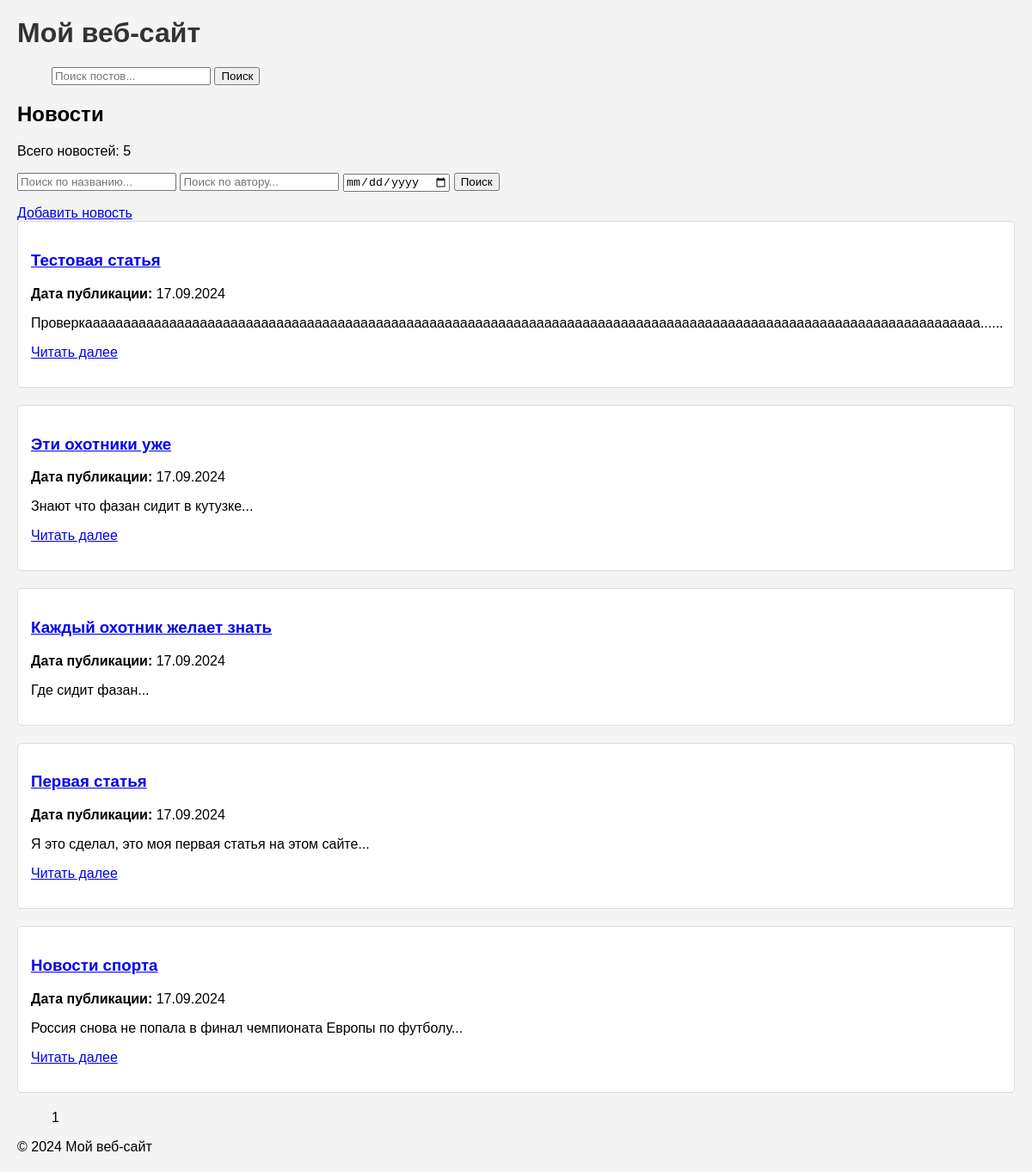
Before: /news/ with the older database file.
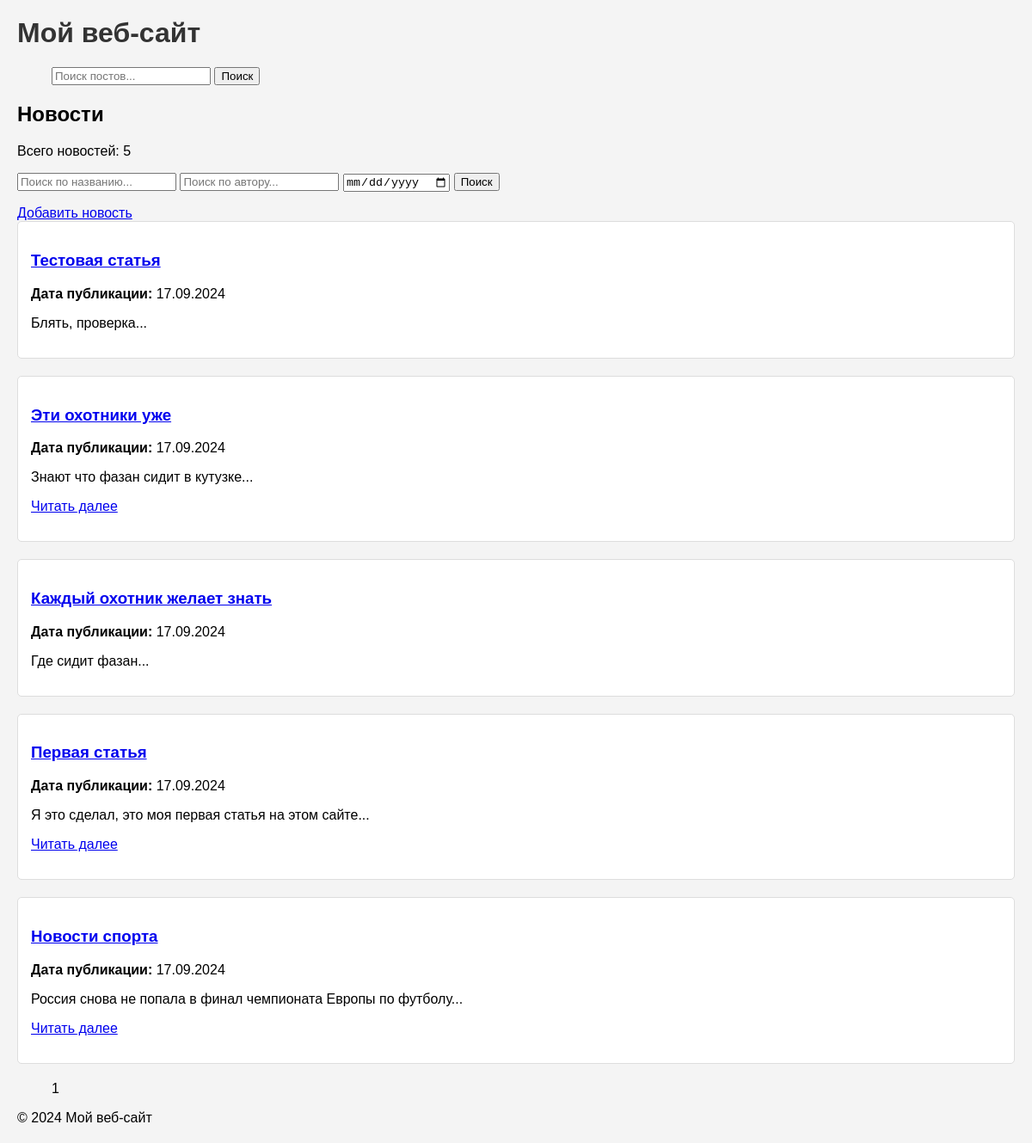
After: the same page with the newer database file.
### news/models.py (models this page shows, shortened)
class Post(models.Model):
    ARTICLE = 'AR'
    NEWS = 'NW'
    POST_TYPE_CHOICES = [
        (ARTICLE, 'Статья'),
        (NEWS, 'Новость'),
    ]
    author = models.ForeignKey(Author, on_delete=models.CASCADE)
    post_type = models.CharField(max_length=2, choices=POST_TYPE_CHOICES)
    created_at = models.DateTimeField(auto_now_add=True)
    categories = models.ManyToManyField(Category, through='PostCategory')
    title = models.CharField(max_length=200)
    content = models.TextField()
    rating = models.FloatField(default=0)
    def preview(self):
        return self.content[:124] + '...' if len(self.content) > 124 else self.content

### news/views.py (the view)
# urls.py: path('', NewsListView.as_view(), name='news_list'), # Общий список новостей
class NewsListView(ListView):
    model = Post
    template_name = 'news/news_list.html' # Путь к шаблону
    context_object_name = 'posts' # Имя переменной которая будет использоваться в шаблоне
    ordering = ['-created_at'] # Сортировка от новых к старым
    paginate_by = 10 # Укажите кол-во постов на 1 странице
    def get_context_data(self, **kwargs):
        context = super().get_context_data(**kwargs)
        context['post_count'] = self.get_queryset().count # Кол-во постов
        context['year'] = timezone.now().year # Текущий год
        return context

### news/templatetags/custom_filter.py (called while the page is built)
@register.filter(name='censor')
def censor(value):
      bad_words = BadWord.objects.values_list('word', flat=True)
      for word in bad_words:
         value = value.replace(word, '*' * len(word))
      return value

### news/templates/news/news_list.html (shortened to what this page needs)
{% extends "default.html" %}
{% load custom_filter %}
{% block content %}
    <h2>Новости</h2>
    </p>Всего новостей: {{post_count }}</p>
    <form action="{% url 'news:search' %}" method="get">
        <input type="text" name="title" placeholder="Поиск по названию...">
        <input type="text" name="author" placeholder="Поиск по автору...">
        <input type="date" name="created_at">
        <button type="submit">Поиск</button>
    </form>
    <a href="{% url 'news:post_create' %}">Добавить новость</a>
    {% for post in posts %}
        <article>
            <h3><a href="{% url 'news:post_detail' post.id %}">{{ post.title|censor }}</a></h3>
            <p><strong>Дата публикации:</strong> {{ post.created_at|date:"d.m.Y" }}</p>
            <p>{{ post.preview|truncatewords:20|censor }}...</p>
            {% if post.content|length > 30 %}
                <p><a href="{% url 'news:post_detail' post.id %}">Читать далее</a></p>
            {% endif %}
        </article>
    {% empty %}
        <p>Нет новостей.</p>
    {% endfor %}
    <ul>
    {{ page_obj.number }}
{% endblock content%}

Changed rows visible on the page:
changed Post "Тестовая статья": preview|censor "Проверкааааааааааааааааааааааааааааааааааааааааааааааааааааааааааааааааааааааааааааааааааааааааааааааааааааааааааааааааааааа..." → "Блять, проверка"; no longer shows "Читать далее"
